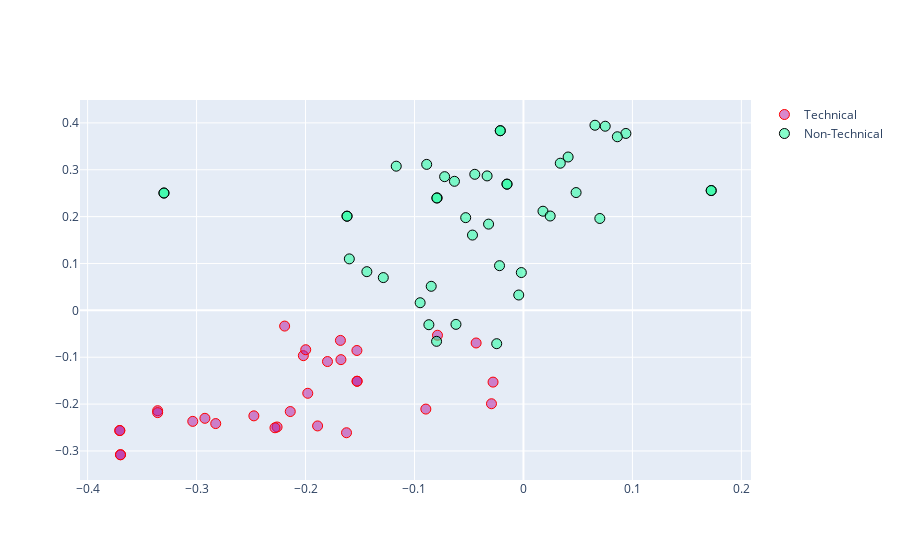

Notebook code cell kept with this figure:
### Code cell
trace_0 = py.graph_objs.Scatter(x= final_df[final_df.Cluster == 0]["X"],
                    y= final_df[final_df.Cluster == 0]["Y"],text=final_df[0],
                    name= "Technical",
                    mode= 'markers',
                    marker= dict(size=10,
                                color= "rgba(180,18,155,0.5)",
                                line= dict(width= 1,color= "red")))
trace_1 = go.Scatter(x= final_df[final_df.Cluster == 1]["X"],
                    y= final_df[final_df.Cluster == 1]["Y"],text=final_df[0],
                    name= "Non-Technical",
                    mode= 'markers',
                    marker= dict(size=10,
                                color= "rgba(15,820,152,0.5)",
                                line= dict(width= 1,color= "rgb(0,0,0)")))

                               
data= [trace_0,trace_1]
fig = iplot(data)

### Figure 1 — Plotly figure (JSON) as saved in the notebook; plotly's stock layout.template omitted (floating-point values rounded to 4 significant figures)
{"data": [{"marker": {"color": "rgba(180,18,155,0.5)", "line": {"color": "red", "width": 1}, "size": 10}, "mode": "markers", "name": "Technical", "text": ["04-Swamy_Sarnala.docx", "07-VamsiManoharBojjaResume java (1).docx", "09-Sultana shaik-SAP Native HANA.docx", "1.1.1.1 Solutions - Application Delivery - Solution Architect (GC&E).docx", "1.1.1.1 Solutions - Application Delivery - Solution Architect.docx", "1.docx", "123Mallareddy_Mulesoft123.docx", "1495020666795.RSO - Full Stack Developer.docx", "1BhanuChandher_Sr MSCRM_Developer_ASP.NET.docx", "2017Resume.docx", "2188845-JD_CA_Java_Middleware_Developer-Sunnyvale.docx", "4 SARAVANA_SAP_Security_SSK.docx", "4+years Devops -Ramakrishna.docx", "4677_22924_1507756493Satish-resume.docx", "4677_26682_1511900071Bhavani.docx", "4677_3230_1508178703Bharath.docx", "4677_36061_1500470836Mohammed-Iliyaz.docx", "4677_46627_1509645130PraveenAEM.docx", "4677_53845_1509634820Mohammed-Iliyaz-10-1-.docx", "4677_61557_1502988985John-Dasari-Resume.docx", "4677_69769_1501530283John-Dasari-Resume.docx", "4677_74370_1500996506Saimanoha-Bhavandla-Pyth.docx", "4677_94364_1509987384Bhavani.docx", "4677_97275_1505144970Abhilash-Python-Resume.docx", "6xjvs8s944h9yei6 (1)2.docx", "8cem7jz2gxjch2at33.docx", "8fxtv3yqzxqdedmy.docx", "9064_15190_1514388232VishwaS.docx", "9064_26328_1512150968QA-Manager-Lead.docx", "9064_32864_1511203501Bhavana_ETL-Developer.docx", "9064_51695_1512077399QA-Manager-Lead.docx", "9064_70157_1511808439VishwaS.docx", "a.docx", "Aakanksha Jaiman-Data Science Resume2.docx", "Aakash Mayur Shiva Kumar.docx", "Aakash_BA.docx", "Aalap Desai.docx", "Aalap Desai_Resume.docx", "Aalok Resume.docx", "AARTI PATHAK.docx", "Aarzoo Sharma.docx", "AASHRITH REDDY_Resume.docx", "Aashrith_Sr.SFDC.docx", "Aayisha_Designer.docx", "Abayomi Ajuwon.docx", "Abbas Ali Akbar Shaikh.docx", "abbas syed resume.docx", "Abbas_Jafari RESUME 21.docx", "Abdul Adil.docx", "Abdul Aleem Mohammed_Salesforce Developer with Marketing Cloud .docx", "Abdul Hameed Syed.docx", "Abdul Hameed.docx", "Abdul Khadeer - Java.docx", "Abdul Mohammed,s Resume.docx", "Abdul Mohammed.docx", "Abdul Nabi Mohammad.docx", "Abdul Rawoof Mohammed_BA.docx", "Abdul Samad.docx", "Abdul Shaikh_Microsoft Exchange Server  Admin.docx", "Abdul Wahed Quraishi.docx", "Abdul.docx", "AbdulHameed_JAVA-US_CV.docx", "Abdullah Ahmed.docx", "Abdul_H_Hyath_Resume.docx", "Abdul_Johnson_Resume_H.docx", "Abdul_Mohammed_Validation_Engineer.docx", "Abdul_SitecoreDev.docx", "Abdur Rafay Mohammed_Pentaho Developer.docx", "Abdus Sami Abedi   resume.docx", "Abeer Khan - AWS Solutions Architect.docx", "Abel Fuentes Garza.docx", "Abhay_Sr_DataArchitect_Modeler.docx", "Abheeshta Gone Resume (2).docx", "Abheeshta Gone Resume.docx", "Abhi CRM  Resume.docx", "Abhigna-J2EE_Developer.docx", "Abhijeet.docx", "Abhijeeth_G resume.docx", "Abhijit Dhoat BA.docx", "Abhijit Dhoat resume.docx", "Abhijit Panchal resume.docx", "Abhijit Pramanik.docx", "Abhijit Santosh Kulkarni_Business Analyst with Outage Management.docx", "AbhijitChowd_Singamaneni.docx", "ABHIJITH REDDY_.Net Developer  (2).docx", "ABHIJITH REDDY_.Net Developer.docx", "Abhilash (2).docx", "Abhilash Baredu_MuleSoft Developer.docx", "Abhilash.docx", "Abhilash.UI HTML.docx", "Abhilash.UI.docx", "Abhilash_CRM.docx", "Abhilash_Cyber Security.docx", "Abhilash_Drools.docx", "Abhilash_G (1).docx", "Abhilash_G.docx", "Abhi_DB2_DBA (1).docx"], "type": "scatter", "x": [-0.0279, -0.2192, -0.202, -0.1675, -0.1527, -0.1527, -0.1889, -0.04342, -0.2924, -0.3035, -0.2474, -0.1998, -0.1799, -0.1528, -0.02934, -0.168, -0.2261, -0.3357, -0.3357, -0.228, -0.1979, -0.3705, -0.3705, -0.2824, -0.1624, -0.3698, -0.3698, -0.214, -0.08958, -0.0789], "y": [-0.1531, -0.03357, -0.09668, -0.1052, -0.1513, -0.1513, -0.2466, -0.06963, -0.2304, -0.2369, -0.2251, -0.08402, -0.1092, -0.08564, -0.1993, -0.06411, -0.2489, -0.2142, -0.2182, -0.2505, -0.177, -0.2565, -0.2565, -0.2416, -0.2612, -0.3081, -0.3081, -0.216, -0.2107, -0.05312]}, {"marker": {"color": "rgba(15,820,152,0.5)", "line": {"color": "rgb(0,0,0)", "width": 1}, "size": 10}, "mode": "markers", "name": "Non-Technical", "text": ["04-Swamy_Sarnala.docx", "07-VamsiManoharBojjaResume java (1).docx", "09-Sultana shaik-SAP Native HANA.docx", "1.1.1.1 Solutions - Application Delivery - Solution Architect (GC&E).docx", "1.1.1.1 Solutions - Application Delivery - Solution Architect.docx", "1.docx", "123Mallareddy_Mulesoft123.docx", "1495020666795.RSO - Full Stack Developer.docx", "1BhanuChandher_Sr MSCRM_Developer_ASP.NET.docx", "2017Resume.docx", "2188845-JD_CA_Java_Middleware_Developer-Sunnyvale.docx", "4 SARAVANA_SAP_Security_SSK.docx", "4+years Devops -Ramakrishna.docx", "4677_22924_1507756493Satish-resume.docx", "4677_26682_1511900071Bhavani.docx", "4677_3230_1508178703Bharath.docx", "4677_36061_1500470836Mohammed-Iliyaz.docx", "4677_46627_1509645130PraveenAEM.docx", "4677_53845_1509634820Mohammed-Iliyaz-10-1-.docx", "4677_61557_1502988985John-Dasari-Resume.docx", "4677_69769_1501530283John-Dasari-Resume.docx", "4677_74370_1500996506Saimanoha-Bhavandla-Pyth.docx", "4677_94364_1509987384Bhavani.docx", "4677_97275_1505144970Abhilash-Python-Resume.docx", "6xjvs8s944h9yei6 (1)2.docx", "8cem7jz2gxjch2at33.docx", "8fxtv3yqzxqdedmy.docx", "9064_15190_1514388232VishwaS.docx", "9064_26328_1512150968QA-Manager-Lead.docx", "9064_32864_1511203501Bhavana_ETL-Developer.docx", "9064_51695_1512077399QA-Manager-Lead.docx", "9064_70157_1511808439VishwaS.docx", "a.docx", "Aakanksha Jaiman-Data Science Resume2.docx", "Aakash Mayur Shiva Kumar.docx", "Aakash_BA.docx", "Aalap Desai.docx", "Aalap Desai_Resume.docx", "Aalok Resume.docx", "AARTI PATHAK.docx", "Aarzoo Sharma.docx", "AASHRITH REDDY_Resume.docx", "Aashrith_Sr.SFDC.docx", "Aayisha_Designer.docx", "Abayomi Ajuwon.docx", "Abbas Ali Akbar Shaikh.docx", "abbas syed resume.docx", "Abbas_Jafari RESUME 21.docx", "Abdul Adil.docx", "Abdul Aleem Mohammed_Salesforce Developer with Marketing Cloud .docx", "Abdul Hameed Syed.docx", "Abdul Hameed.docx", "Abdul Khadeer - Java.docx", "Abdul Mohammed,s Resume.docx", "Abdul Mohammed.docx", "Abdul Nabi Mohammad.docx", "Abdul Rawoof Mohammed_BA.docx", "Abdul Samad.docx", "Abdul Shaikh_Microsoft Exchange Server  Admin.docx", "Abdul Wahed Quraishi.docx", "Abdul.docx", "AbdulHameed_JAVA-US_CV.docx", "Abdullah Ahmed.docx", "Abdul_H_Hyath_Resume.docx", "Abdul_Johnson_Resume_H.docx", "Abdul_Mohammed_Validation_Engineer.docx", "Abdul_SitecoreDev.docx", "Abdur Rafay Mohammed_Pentaho Developer.docx", "Abdus Sami Abedi   resume.docx", "Abeer Khan - AWS Solutions Architect.docx", "Abel Fuentes Garza.docx", "Abhay_Sr_DataArchitect_Modeler.docx", "Abheeshta Gone Resume (2).docx", "Abheeshta Gone Resume.docx", "Abhi CRM  Resume.docx", "Abhigna-J2EE_Developer.docx", "Abhijeet.docx", "Abhijeeth_G resume.docx", "Abhijit Dhoat BA.docx", "Abhijit Dhoat resume.docx", "Abhijit Panchal resume.docx", "Abhijit Pramanik.docx", "Abhijit Santosh Kulkarni_Business Analyst with Outage Management.docx", "AbhijitChowd_Singamaneni.docx", "ABHIJITH REDDY_.Net Developer  (2).docx", "ABHIJITH REDDY_.Net Developer.docx", "Abhilash (2).docx", "Abhilash Baredu_MuleSoft Developer.docx", "Abhilash.docx", "Abhilash.UI HTML.docx", "Abhilash.UI.docx", "Abhilash_CRM.docx", "Abhilash_Cyber Security.docx", "Abhilash_Drools.docx", "Abhilash_G (1).docx", "Abhilash_G.docx", "Abhi_DB2_DBA (1).docx"], "type": "scatter", "x": [-0.04678, -0.03337, -0.08464, -0.06194, -0.08881, -0.02195, -0.1598, -0.004326, 0.07505, -0.1619, -0.07974, 0.041, 0.0338, 0.06563, -0.02127, -0.02127, 0.04832, -0.1619, 0.09402, -0.09482, -0.02455, -0.04466, -0.03201, -0.1286, 0.01791, -0.07917, -0.001953, 0.07009, -0.07957, -0.0868, -0.1167, 0.02454, 0.08618, -0.3299, -0.3299, -0.1437, -0.053, -0.0151, -0.0151, -0.07235, -0.06334, 0.1723, 0.1723], "y": [0.1606, 0.2869, 0.05131, -0.02991, 0.3115, 0.09532, 0.1098, 0.03274, 0.3929, 0.2009, -0.0661, 0.3272, 0.314, 0.395, 0.3833, 0.3833, 0.2514, 0.2009, 0.3775, 0.01626, -0.07114, 0.2903, 0.184, 0.06991, 0.2115, 0.2401, 0.08066, 0.1961, 0.2397, -0.03065, 0.3076, 0.2013, 0.3705, 0.2503, 0.2503, 0.08254, 0.1978, 0.2693, 0.2693, 0.2853, 0.2754, 0.2557, 0.2557]}], "layout": {}}
